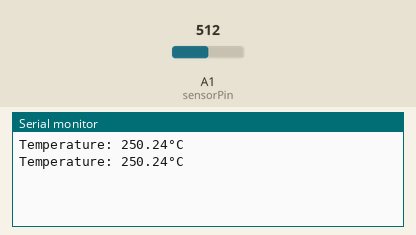
Recording of a sketch running on a simulated Arduino Uno, built with avr-gcc and run on an emulated ATmega328P. On the bench: the last lines printed to the serial monitor. Inputs (shaded band) come from the test bench; at power-on: A1 (sensorPin) = 512.

Above: at 3.8 s.
3.9 s: A1 (sensorPin) set to 716
At 6.6 s:
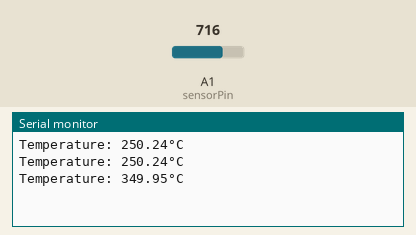
7.8 s: A1 (sensorPin) set to 900
At 10.1 s:
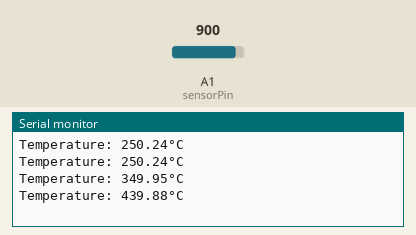
Timing chart, 0 to 11.6 s (numbered marks = the images above; inputs shaded):
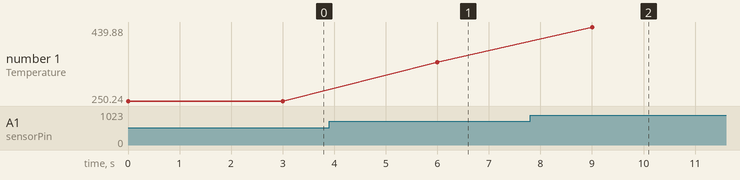

Measured:
- after the input at 3.9 s, the serial monitor: prints a new line after 2.1 s (image 1)
- after the input at 7.8 s, the serial monitor: prints a new line after 1.2 s (image 2)
- plotted number 1: 250.24 → 349.95 after the input at 3.9 s, 349.95 → 439.88 after the input at 7.8 s

The sketch:

thermometer.ino
```cpp
//0mV + 10mV/C

float temp;
int sensorPin = A1;
unsigned long time;

void setup() {
    Serial.begin(115200);
    pinMode(sensorPin, INPUT);
    // digitalWrite(sensorPin, HIGH);
}

void loop() {
    //time = millis();
    //Serial.print("<");
    //Serial.print(time);
    temp = getTemp();
    Serial.print("Temperature: ");
    Serial.print(temp);
    Serial.println("°C");
    delay(3000);
}

float getTemp() {
    float reading = analogRead(sensorPin);
    //Serial.print(": Reading: ");
    //Serial.print(reading);
    float percent = reading/1023;
    //Serial.print(", percent: ");
    //Serial.print(percent);
    float volts = percent*5;
    //Serial.print(", volts: ");
    //Serial.print(volts);
    //Serial.print("> ");
    return volts*100.0;
}
```
